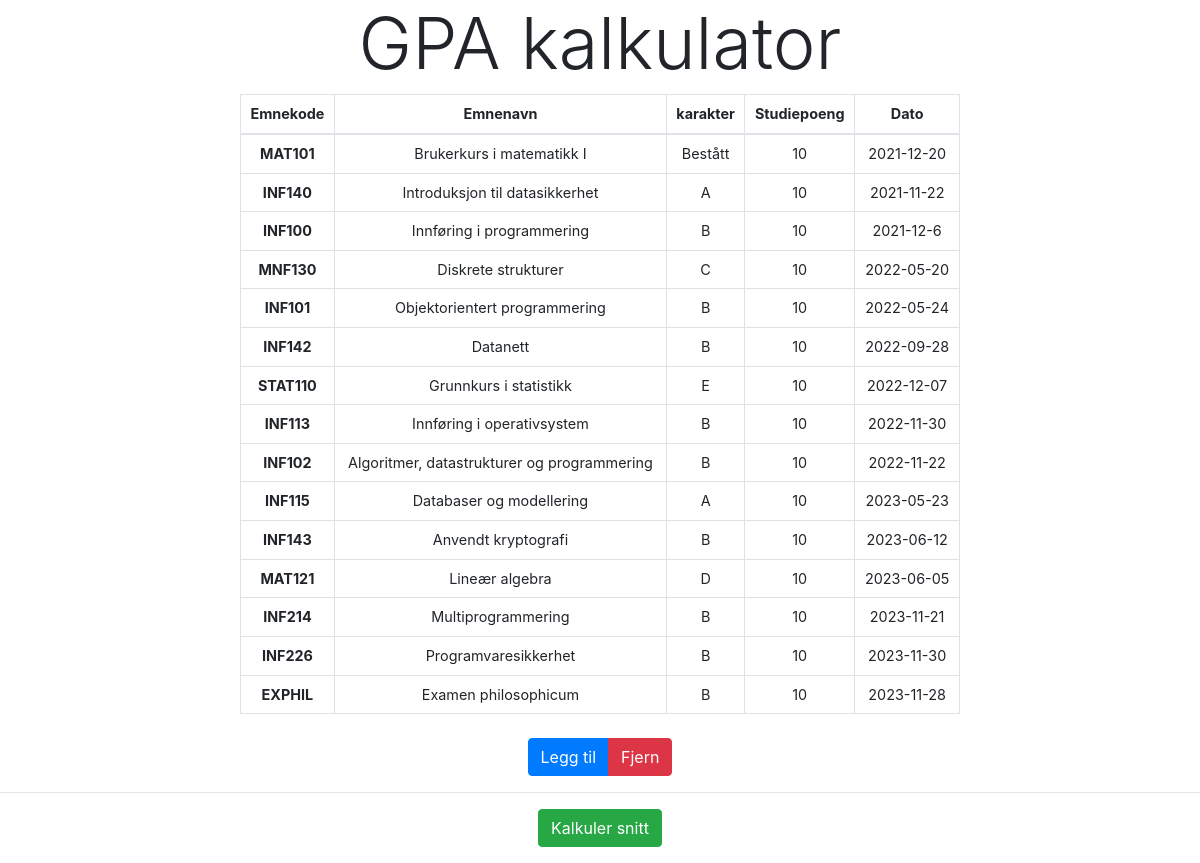
Before: / with the older database file.
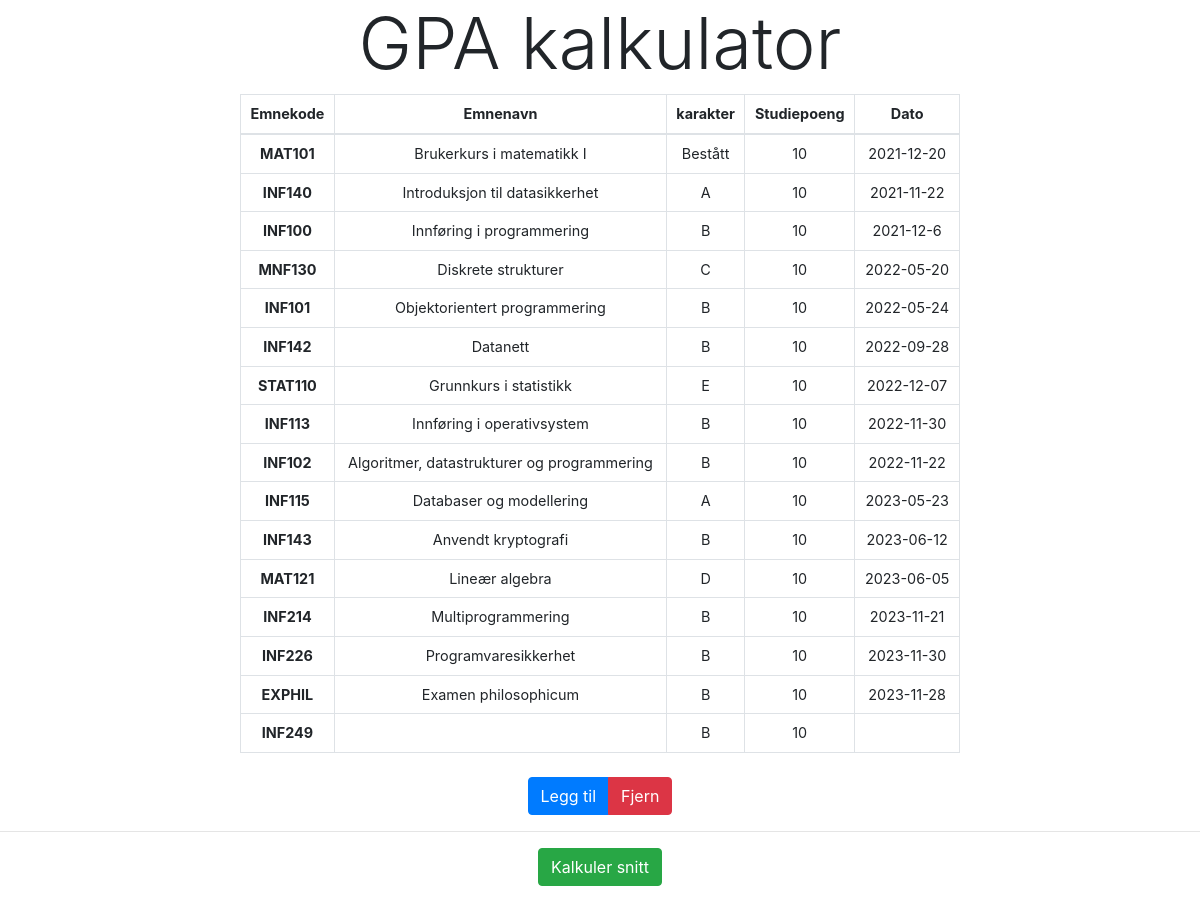
After: the same page with the newer database file.
### tables this page shows
CREATE TABLE KARAKTERER(
    Emnekode TEXT NOT NULL,
    Emnenavn TEXT,
    karakter TEXT NOT NULL CHECK(karakter IN ('A', 'B', 'C', 'D', 'E', 'F', 'Bestått')),
    Studiepoeng INTEGER DEFAULT 10,
    Dato DATE,
    PRIMARY KEY (Emnekode)
);

### app.py (the view)
@app.get("/")
def index_html():
    conn = sqlite3.connect(db_path)
    conn.row_factory = sqlite3.Row
    cur = conn.cursor()
    cur.execute('SELECT * FROM KARAKTERER')
    rows = cur.fetchall()
    conn.close()
    return render_template('index.html', rows=rows)

### templates/index.html (shortened to what this page needs)
<!doctype html>
<html lang="no">
<head>
    <link rel="stylesheet" href="https://cdn.jsdelivr.net/npm/bootstrap@4.3.1/dist/css/bootstrap.min.css"
>
    <link rel="stylesheet" type="text/css" href="{{ url_for('static', filename='css/styles.css') }}">
</head>
<body>
    <header>
        <h1 class="text-center display-3">GPA kalkulator</h1>
    </header>
    <main>
        <table id="gradeTable" class="table table-bordered">
            <thead>
                <tr>
                    <th scope="col">Emnekode</th>
                    <th scope="col">Emnenavn</th>
                    <th scope="col">karakter</th>
                    <th scope="col">Studiepoeng</th>
                    <th scope="col">Dato</th>
                </tr>
            </thead>
            <tbody>
                {% for row in rows %}
                <tr>
                    <td><b>{{ row['Emnekode'] }}</b></td>
                    <td>{{ row['Emnenavn'] }}</td>
                    <td>{{ row['karakter'] }}</td>
                    <td>{{ row['Studiepoeng'] }}</td>
                    <td>{{ row['Dato'] }}</td>
                </tr>
                {% endfor %}
            </tbody>
        </table>
        <br>
        <section class="text-center">
            <div class="btn-group" role="group">
                <button id="showAddForm" type="button" class="btn btn-primary">Legg til</button>
                <button id="showRemoveForm" type="button" class="btn btn-danger">Fjern</button>
            </div>
            <br>
        </section>
        <hr>
        <section class="text-center">
            <button id="buttonGPA" onclick="displayGPA()" type="submit" class="btn btn-success">Kalkuler snitt</button>
        </section>
    </main>
</body>
</html>

### static/css/styles.css (style rules this page uses)
table.table { width: 60%; margin: auto; font-size: 0.9em; }
table.table th, table.table td { padding: 8px; text-align: center; }
table.table thead th { font-size: 1em; }

Changed rows visible on the page:
added KARAKTERER: Emnekode "INF249", karakter "B", Studiepoeng "10"
